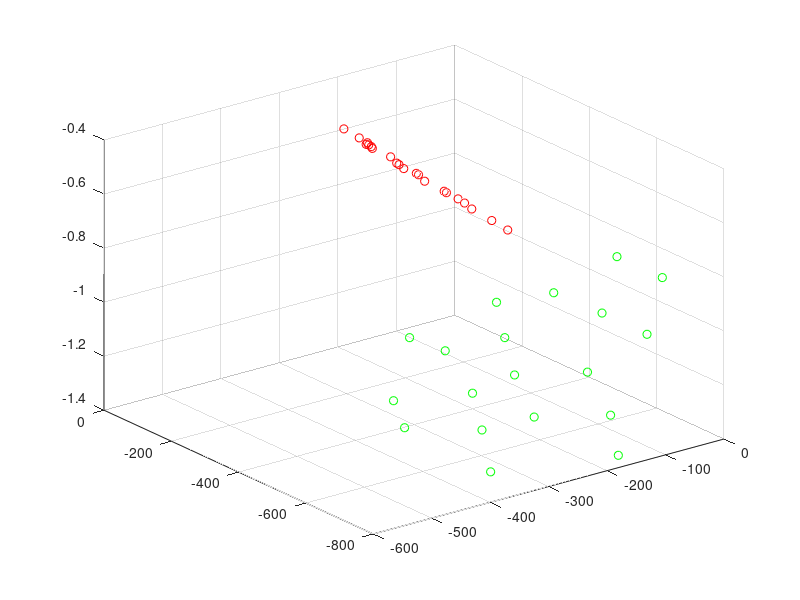

The MATLAB source for this figure:
close all; clear all; clc;

x1 = [	172,500;
     210,513; 263,530; 264,422; 264,412; 190,369; 191,345; 265,298; 265,288; 267,170;
	 333,143; 365,140; 447,151; 443,295; 442,309; 436,446; 436,459; 429,588; 524,386; 521,421;
	 527,621; 289,583; 317,619; 352,661; 319,714; 282,659; 245,625; 156,626; 54 ,636; 130,688;
	 233,755; 363,783; 441,735; 504,696; 122,579; 115,550; 8  ,702; 95 ,776; 449,646; 544,785;
     ];
x2 = [  29 ,531; 123,502; 230,470; 223,338; 222,327; 74 ,310; 72 ,273; 217,187; 216,175; 211,29 ;
	 299,17 ; 335,22 ; 405,50 ; 406,169; 406,180; 407,295; 408,305; 408,414; 461,229; 461,254;
	 464,397; 345,478; 430,467; 513,456; 598,464; 516,477; 551,487; 466,528; 510,578; 600,527;
	 670,485; 673,452; 608,436; 549,421; 324,561; 208,579; 662,575; 733,523; 408,414; 645,419; 
    ]   

F= [-1.769966826655486e-06, 5.831095730050382e-06, -0.001629505922811061;
 3.974267066678428e-06, 8.322182576621457e-07, 0.002892524449030241;
 0.0008638037204245528, -0.006566185689964552, 1]

P1 = [1,0,0,0;0,1,0,0;0,0,1,0];
e_2=null(F');
skew_e_2=[0,-e_2(3),e_2(2);e_2(3),0,-e_2(1);-e_2(2),e_2(1),0];
P2=[skew_e_2*F,e_2]

for i=1:40
A_X(1,:)=x1(i,1)*P1(3,:)-P1(1,:);
A_X(2,:)=x1(i,2)*P1(3,:)-P1(2,:);
A_X(3,:)=x2(i,1)*P2(3,:)-P2(1,:);
A_X(4,:)=x2(i,2)*P2(3,:)-P2(2,:);
[u2,s2,v2]=svd(A_X);
X(:,i)=v2(:,4)';
end

line1_1=cross([x1(3,:),1],[x1(18,:),1]);
line1_2=cross([x1(10,:),1],[x1(13,:),1]);
vanish1_1=cross(line1_1,line1_2);
vanish2_1=F*vanish1_1';
line2_1=cross([x2(3,:),1],[x2(18,:),1]);
vanish3_1=cross(vanish2_1,line2_1);

A(1,:)=vanish1_1(1)/vanish1_1(3)*P1(3,:)-P1(1,:);
A(2,:)=vanish1_1(2)/vanish1_1(3)*P1(3,:)-P1(2,:);
A(3,:)=vanish3_1(1)/vanish3_1(3)*P2(3,:)-P2(1,:);
A(4,:)=vanish3_1(2)/vanish3_1(3)*P2(3,:)-P2(2,:)

Space_vanish_point1=null(A) % 3D vanishing pt

line1_3=cross([x1(3,:),1],[x1(10,:),1]);
line1_4=cross([x1(18,:),1],[x1(13,:),1]);
vanish1_2=cross(line1_3,line1_4);
vanish2_2=F*vanish1_2';
line2_2=cross([x2(3,:),1],[x2(10,:),1]);
vanish3_2=cross(vanish2_2,line2_2);

A(1,:)=vanish1_2(1)/vanish1_2(3)*P1(3,:)-P1(1,:);
A(2,:)=vanish1_2(2)/vanish1_2(3)*P1(3,:)-P1(2,:);
A(3,:)=vanish3_2(1)/vanish3_2(3)*P2(3,:)-P2(1,:);
A(4,:)=vanish3_2(2)/vanish3_2(3)*P2(3,:)-P2(2,:);

Space_vanish_point2=null(A);

line1_5=cross([x1(9,:),1],[x1(13,:),1]);
line1_6=cross([x1(5,:),1],[x1(15,:),1]);
vanish1_3=cross(line1_5,line1_6);
vanish2_3=F*vanish1_3';
line2_3=cross([x2(9,:),1],[x2(13,:),1]);
vanish3_3=cross(vanish2_3,line2_3);

A(1,:)=vanish1_3(1)/vanish1_3(3)*P1(3,:)-P1(1,:);
A(2,:)=vanish1_3(2)/vanish1_3(3)*P1(3,:)-P1(2,:);
A(3,:)=vanish3_3(1)/vanish3_3(3)*P2(3,:)-P2(1,:);
A(4,:)=vanish3_3(2)/vanish3_3(3)*P2(3,:)-P2(2,:);

Space_vanish_point3=null(A);

infinity_plane=null([Space_vanish_point1';Space_vanish_point2';Space_vanish_point3']) 

H1=[1,0,0,0;0,1,0,0;0,0,1,0;infinity_plane']

X(:,1:21)=H1*X(:,1:21);

line1_1=cross([x1(22,:),1],[x1(28,:),1]);
line1_2=cross([x1(39,:),1],[x1(25,:),1]);
vanish1_1=cross(line1_1,line1_2);
vanish2_1=F*vanish1_1';
line2_1=cross([x2(22,:),1],[x2(28,:),1]);
vanish3_1=cross(vanish2_1,line2_1);

A(1,:)=vanish1_1(1)/vanish1_1(3)*P1(3,:)-P1(1,:);
A(2,:)=vanish1_1(2)/vanish1_1(3)*P1(3,:)-P1(2,:);
A(3,:)=vanish3_1(1)/vanish3_1(3)*P2(3,:)-P2(1,:);
A(4,:)=vanish3_1(2)/vanish3_1(3)*P2(3,:)-P2(2,:);

Space_vanish_point1=null(A); 

line1_3=cross([x1(22,:),1],[x1(39,:),1]);
line1_4=cross([x1(28,:),1],[x1(25,:),1]);
vanish1_2=cross(line1_3,line1_4);
vanish2_2=F*vanish1_2';
line2_2=cross([x2(22,:),1],[x2(39,:),1]);
vanish3_2=cross(vanish2_2,line2_2);

A(1,:)=vanish1_2(1)/vanish1_2(3)*P1(3,:)-P1(1,:);
A(2,:)=vanish1_2(2)/vanish1_2(3)*P1(3,:)-P1(2,:);
A(3,:)=vanish3_2(1)/vanish3_2(3)*P2(3,:)-P2(1,:);
A(4,:)=vanish3_2(2)/vanish3_2(3)*P2(3,:)-P2(2,:);

Space_vanish_point2=null(A);
line1_5=cross([x1(23,:),1],[x1(24,:),1]);
line1_6=cross([x1(26,:),1],[x1(25,:),1]);
vanish1_3=cross(line1_5,line1_6);
vanish2_3=F*vanish1_3';
line2_3=cross([x2(23,:),1],[x2(24,:),1]);
vanish3_3=cross(vanish2_3,line2_3);
A(1,:)=vanish1_3(1)/vanish1_3(3)*P1(3,:)-P1(1,:);
A(2,:)=vanish1_3(2)/vanish1_3(3)*P1(3,:)-P1(2,:);
A(3,:)=vanish3_3(1)/vanish3_3(3)*P2(3,:)-P2(1,:);
A(4,:)=vanish3_3(2)/vanish3_3(3)*P2(3,:)-P2(2,:);
Space_vanish_point3=null(A);
infinity_plane=null([Space_vanish_point1';Space_vanish_point2';Space_vanish_point3'])
H2=[1,0,0,0;0,1,0,0;0,0,1,0;infinity_plane'] 
X(:,22:40)=H2*X(:,22:40);
for i=1:4
X(i,:)=X(i,:)./X(4,:);
end
X

scatter3(X(1,1:21),X(2,1:21),X(3,1:21), 'r');
hold on;
scatter3(X(1,22:40),X(2,22:40),X(3,22:40), 'g');


